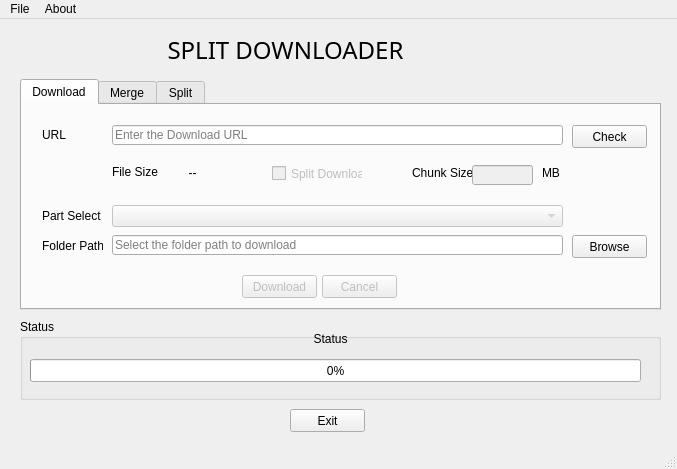
<?xml version="1.0" encoding="UTF-8"?>
<ui version="4.0">
 <class>SplitDownloader</class>
 <widget class="QMainWindow" name="SplitDownloader">
  <property name="enabled">
   <bool>true</bool>
  </property>
  <property name="geometry">
   <rect>
    <x>0</x>
    <y>0</y>
    <width>677</width>
    <height>469</height>
   </rect>
  </property>
  <property name="sizePolicy">
   <sizepolicy hsizetype="Fixed" vsizetype="Fixed">
    <horstretch>0</horstretch>
    <verstretch>0</verstretch>
   </sizepolicy>
  </property>
  <property name="windowTitle">
   <string>Split Downloader</string>
  </property>
  <property name="windowIcon">
   <iconset resource="../../../test/download/download.qrc">
    <normaloff>:/download.png/download.png</normaloff>:/download.png/download.png</iconset>
  </property>
  <property name="accessibleDescription">
   <string extracomment="Enter the Download URL"/>
  </property>
  <property name="autoFillBackground">
   <bool>false</bool>
  </property>
  <widget class="QWidget" name="centralwidget">
   <widget class="QGroupBox" name="groupbox_status">
    <property name="geometry">
     <rect>
      <x>20</x>
      <y>300</y>
      <width>641</width>
      <height>81</height>
     </rect>
    </property>
    <property name="title">
     <string>Status</string>
    </property>
    <widget class="QProgressBar" name="progressBar">
     <property name="geometry">
      <rect>
       <x>10</x>
       <y>40</y>
       <width>611</width>
       <height>23</height>
      </rect>
     </property>
     <property name="value">
      <number>0</number>
     </property>
    </widget>
    <widget class="QLabel" name="label_download_status">
     <property name="geometry">
      <rect>
       <x>70</x>
       <y>10</y>
       <width>481</width>
       <height>20</height>
      </rect>
     </property>
     <property name="layoutDirection">
      <enum>Qt::LeftToRight</enum>
     </property>
     <property name="text">
      <string>Status</string>
     </property>
     <property name="alignment">
      <set>Qt::AlignCenter</set>
     </property>
    </widget>
   </widget>
   <widget class="QPushButton" name="button_exit">
    <property name="geometry">
     <rect>
      <x>290</x>
      <y>390</y>
      <width>75</width>
      <height>23</height>
     </rect>
    </property>
    <property name="text">
     <string>Exit</string>
    </property>
   </widget>
   <widget class="QLabel" name="SplitDownloader_header">
    <property name="geometry">
     <rect>
      <x>110</x>
      <y>20</y>
      <width>351</width>
      <height>21</height>
     </rect>
    </property>
    <property name="font">
     <font>
      <family>Segoe Script</family>
      <pointsize>18</pointsize>
     </font>
    </property>
    <property name="text">
     <string>SPLIT DOWNLOADER</string>
    </property>
    <property name="alignment">
     <set>Qt::AlignCenter</set>
    </property>
   </widget>
   <widget class="QLabel" name="logo">
    <property name="geometry">
     <rect>
      <x>460</x>
      <y>10</y>
      <width>51</width>
      <height>41</height>
     </rect>
    </property>
    <property name="text">
     <string/>
    </property>
    <property name="pixmap">
     <pixmap resource="../../../test/download/download.qrc">:/download.png/download.png</pixmap>
    </property>
    <property name="scaledContents">
     <bool>true</bool>
    </property>
   </widget>
   <widget class="QTabWidget" name="Tab_MAIN">
    <property name="geometry">
     <rect>
      <x>20</x>
      <y>60</y>
      <width>641</width>
      <height>231</height>
     </rect>
    </property>
    <property name="autoFillBackground">
     <bool>true</bool>
    </property>
    <property name="styleSheet">
     <string notr="true"/>
    </property>
    <property name="currentIndex">
     <number>0</number>
    </property>
    <widget class="QWidget" name="tab_download">
     <attribute name="title">
      <string>Download</string>
     </attribute>
     <widget class="QPushButton" name="button_browse_download">
      <property name="geometry">
       <rect>
        <x>550</x>
        <y>130</y>
        <width>75</width>
        <height>23</height>
       </rect>
      </property>
      <property name="text">
       <string>Browse</string>
      </property>
     </widget>
     <widget class="QLabel" name="label_part_select">
      <property name="geometry">
       <rect>
        <x>20</x>
        <y>100</y>
        <width>61</width>
        <height>21</height>
       </rect>
      </property>
      <property name="text">
       <string>Part Select</string>
      </property>
     </widget>
     <widget class="QComboBox" name="combo_partselect">
      <property name="enabled">
       <bool>false</bool>
      </property>
      <property name="geometry">
       <rect>
        <x>90</x>
        <y>100</y>
        <width>451</width>
        <height>22</height>
       </rect>
      </property>
      <property name="editable">
       <bool>false</bool>
      </property>
     </widget>
     <widget class="QLabel" name="label_file_size_output">
      <property name="geometry">
       <rect>
        <x>140</x>
        <y>60</y>
        <width>61</width>
        <height>16</height>
       </rect>
      </property>
      <property name="text">
       <string>--</string>
      </property>
      <property name="alignment">
       <set>Qt::AlignCenter</set>
      </property>
     </widget>
     <widget class="QLabel" name="label_file_size">
      <property name="geometry">
       <rect>
        <x>90</x>
        <y>60</y>
        <width>47</width>
        <height>13</height>
       </rect>
      </property>
      <property name="text">
       <string>File Size :</string>
      </property>
     </widget>
     <widget class="QLabel" name="label_url">
      <property name="geometry">
       <rect>
        <x>20</x>
        <y>20</y>
        <width>51</width>
        <height>20</height>
       </rect>
      </property>
      <property name="text">
       <string>URL</string>
      </property>
     </widget>
     <widget class="QLabel" name="label_folder_path_download">
      <property name="geometry">
       <rect>
        <x>20</x>
        <y>130</y>
        <width>61</width>
        <height>21</height>
       </rect>
      </property>
      <property name="text">
       <string>Folder Path</string>
      </property>
     </widget>
     <widget class="QPushButton" name="button_url_check">
      <property name="geometry">
       <rect>
        <x>550</x>
        <y>20</y>
        <width>75</width>
        <height>23</height>
       </rect>
      </property>
      <property name="text">
       <string>Check</string>
      </property>
     </widget>
     <widget class="QPushButton" name="button_download">
      <property name="enabled">
       <bool>false</bool>
      </property>
      <property name="geometry">
       <rect>
        <x>220</x>
        <y>170</y>
        <width>75</width>
        <height>23</height>
       </rect>
      </property>
      <property name="styleSheet">
       <string notr="true"/>
      </property>
      <property name="text">
       <string>Download</string>
      </property>
     </widget>
     <widget class="QLabel" name="label_chunk_size">
      <property name="geometry">
       <rect>
        <x>390</x>
        <y>60</y>
        <width>61</width>
        <height>16</height>
       </rect>
      </property>
      <property name="text">
       <string>Chunk Size :</string>
      </property>
     </widget>
     <widget class="QLabel" name="label_MB">
      <property name="geometry">
       <rect>
        <x>520</x>
        <y>60</y>
        <width>21</width>
        <height>16</height>
       </rect>
      </property>
      <property name="text">
       <string>MB</string>
      </property>
     </widget>
     <widget class="QPushButton" name="button_cancel_download">
      <property name="enabled">
       <bool>false</bool>
      </property>
      <property name="geometry">
       <rect>
        <x>300</x>
        <y>170</y>
        <width>75</width>
        <height>23</height>
       </rect>
      </property>
      <property name="text">
       <string>Cancel</string>
      </property>
     </widget>
     <widget class="QLineEdit" name="url_line_edit">
      <property name="geometry">
       <rect>
        <x>90</x>
        <y>20</y>
        <width>451</width>
        <height>20</height>
       </rect>
      </property>
      <property name="placeholderText">
       <string>Enter the Download URL</string>
      </property>
     </widget>
     <widget class="QLineEdit" name="folder_download_line_edit">
      <property name="geometry">
       <rect>
        <x>90</x>
        <y>130</y>
        <width>451</width>
        <height>20</height>
       </rect>
      </property>
      <property name="placeholderText">
       <string>Select the folder path to download</string>
      </property>
     </widget>
     <widget class="QLineEdit" name="lineedit_chunk_size">
      <property name="enabled">
       <bool>false</bool>
      </property>
      <property name="geometry">
       <rect>
        <x>450</x>
        <y>60</y>
        <width>61</width>
        <height>20</height>
       </rect>
      </property>
     </widget>
     <widget class="QCheckBox" name="checkBox">
      <property name="enabled">
       <bool>false</bool>
      </property>
      <property name="geometry">
       <rect>
        <x>250</x>
        <y>60</y>
        <width>91</width>
        <height>17</height>
       </rect>
      </property>
      <property name="text">
       <string>Split Download</string>
      </property>
     </widget>
    </widget>
    <widget class="QWidget" name="tab_merge">
     <attribute name="title">
      <string>Merge</string>
     </attribute>
     <widget class="QPushButton" name="button_merge">
      <property name="enabled">
       <bool>true</bool>
      </property>
      <property name="geometry">
       <rect>
        <x>220</x>
        <y>160</y>
        <width>75</width>
        <height>23</height>
       </rect>
      </property>
      <property name="text">
       <string>Merge</string>
      </property>
     </widget>
     <widget class="QPushButton" name="button_browse_merge_path_merge">
      <property name="geometry">
       <rect>
        <x>550</x>
        <y>100</y>
        <width>75</width>
        <height>23</height>
       </rect>
      </property>
      <property name="text">
       <string>Browse</string>
      </property>
     </widget>
     <widget class="QLabel" name="label_merge_path_merge">
      <property name="geometry">
       <rect>
        <x>20</x>
        <y>100</y>
        <width>61</width>
        <height>16</height>
       </rect>
      </property>
      <property name="text">
       <string>Merge Path</string>
      </property>
     </widget>
     <widget class="QLabel" name="label_folder_path_merge_3">
      <property name="geometry">
       <rect>
        <x>20</x>
        <y>60</y>
        <width>61</width>
        <height>16</height>
       </rect>
      </property>
      <property name="text">
       <string> Folder Path</string>
      </property>
     </widget>
     <widget class="QPushButton" name="button_browse_folder_merge">
      <property name="geometry">
       <rect>
        <x>550</x>
        <y>60</y>
        <width>75</width>
        <height>23</height>
       </rect>
      </property>
      <property name="text">
       <string>Browse</string>
      </property>
     </widget>
     <widget class="QPushButton" name="button_cancel_merge">
      <property name="enabled">
       <bool>false</bool>
      </property>
      <property name="geometry">
       <rect>
        <x>300</x>
        <y>160</y>
        <width>75</width>
        <height>23</height>
       </rect>
      </property>
      <property name="text">
       <string>Cancel</string>
      </property>
     </widget>
     <widget class="QPushButton" name="button_browse_config_merge">
      <property name="geometry">
       <rect>
        <x>550</x>
        <y>20</y>
        <width>75</width>
        <height>23</height>
       </rect>
      </property>
      <property name="text">
       <string>Browse</string>
      </property>
     </widget>
     <widget class="QLabel" name="label_config_file_merge">
      <property name="geometry">
       <rect>
        <x>20</x>
        <y>20</y>
        <width>61</width>
        <height>16</height>
       </rect>
      </property>
      <property name="text">
       <string>Config File</string>
      </property>
     </widget>
     <widget class="QLineEdit" name="line_edit_config">
      <property name="geometry">
       <rect>
        <x>90</x>
        <y>20</y>
        <width>451</width>
        <height>20</height>
       </rect>
      </property>
      <property name="placeholderText">
       <string>Select the config file created by Downloader/Spltter</string>
      </property>
     </widget>
     <widget class="QLineEdit" name="line_edit_folder_merge">
      <property name="geometry">
       <rect>
        <x>90</x>
        <y>60</y>
        <width>451</width>
        <height>20</height>
       </rect>
      </property>
      <property name="placeholderText">
       <string>Select the folder that conatins the split files to merge (starting name should be 1,2,3)</string>
      </property>
     </widget>
     <widget class="QLineEdit" name="line_edit_merge_path_merge">
      <property name="geometry">
       <rect>
        <x>90</x>
        <y>100</y>
        <width>451</width>
        <height>20</height>
       </rect>
      </property>
      <property name="placeholderText">
       <string>Select the path to store the merge output</string>
      </property>
     </widget>
    </widget>
    <widget class="QWidget" name="tab_split">
     <attribute name="title">
      <string>Split</string>
     </attribute>
     <widget class="QPushButton" name="button_browse_file_pt_split">
      <property name="geometry">
       <rect>
        <x>550</x>
        <y>40</y>
        <width>75</width>
        <height>23</height>
       </rect>
      </property>
      <property name="text">
       <string>Browse</string>
      </property>
     </widget>
     <widget class="QPushButton" name="button_split">
      <property name="enabled">
       <bool>true</bool>
      </property>
      <property name="geometry">
       <rect>
        <x>220</x>
        <y>160</y>
        <width>75</width>
        <height>23</height>
       </rect>
      </property>
      <property name="text">
       <string>Split</string>
      </property>
     </widget>
     <widget class="QLabel" name="label_file_path_split">
      <property name="geometry">
       <rect>
        <x>20</x>
        <y>40</y>
        <width>61</width>
        <height>16</height>
       </rect>
      </property>
      <property name="text">
       <string>File Path</string>
      </property>
     </widget>
     <widget class="QPushButton" name="button_browse_out_pt_split">
      <property name="geometry">
       <rect>
        <x>550</x>
        <y>110</y>
        <width>75</width>
        <height>23</height>
       </rect>
      </property>
      <property name="text">
       <string>Browse</string>
      </property>
     </widget>
     <widget class="QLabel" name="label_out_path_split">
      <property name="geometry">
       <rect>
        <x>20</x>
        <y>110</y>
        <width>61</width>
        <height>16</height>
       </rect>
      </property>
      <property name="text">
       <string>Out Path</string>
      </property>
     </widget>
     <widget class="QPushButton" name="button_cancel_split">
      <property name="enabled">
       <bool>false</bool>
      </property>
      <property name="geometry">
       <rect>
        <x>300</x>
        <y>160</y>
        <width>75</width>
        <height>23</height>
       </rect>
      </property>
      <property name="text">
       <string>Cancel</string>
      </property>
     </widget>
     <widget class="QLineEdit" name="line_edit_file_path_split">
      <property name="geometry">
       <rect>
        <x>90</x>
        <y>40</y>
        <width>451</width>
        <height>20</height>
       </rect>
      </property>
      <property name="placeholderText">
       <string>Select the file to split</string>
      </property>
     </widget>
     <widget class="QLineEdit" name="line_edit_out_path_split">
      <property name="geometry">
       <rect>
        <x>90</x>
        <y>110</y>
        <width>451</width>
        <height>20</height>
       </rect>
      </property>
      <property name="placeholderText">
       <string>Select the output path to store the split files</string>
      </property>
     </widget>
     <widget class="QLabel" name="label_file_size_output_split">
      <property name="geometry">
       <rect>
        <x>140</x>
        <y>80</y>
        <width>61</width>
        <height>16</height>
       </rect>
      </property>
      <property name="text">
       <string>--</string>
      </property>
      <property name="alignment">
       <set>Qt::AlignCenter</set>
      </property>
     </widget>
     <widget class="QLabel" name="label_chunk_size_split">
      <property name="geometry">
       <rect>
        <x>380</x>
        <y>80</y>
        <width>61</width>
        <height>16</height>
       </rect>
      </property>
      <property name="text">
       <string>Chunk Size :</string>
      </property>
     </widget>
     <widget class="QLabel" name="label_file_size_split">
      <property name="geometry">
       <rect>
        <x>90</x>
        <y>80</y>
        <width>47</width>
        <height>13</height>
       </rect>
      </property>
      <property name="text">
       <string>File Size :</string>
      </property>
     </widget>
     <widget class="QLabel" name="label_MB_2">
      <property name="geometry">
       <rect>
        <x>510</x>
        <y>80</y>
        <width>21</width>
        <height>16</height>
       </rect>
      </property>
      <property name="text">
       <string>MB</string>
      </property>
     </widget>
     <widget class="QLineEdit" name="lineedit_chunk_size_split">
      <property name="enabled">
       <bool>false</bool>
      </property>
      <property name="geometry">
       <rect>
        <x>440</x>
        <y>80</y>
        <width>61</width>
        <height>20</height>
       </rect>
      </property>
     </widget>
    </widget>
   </widget>
  </widget>
  <widget class="QMenuBar" name="menubar">
   <property name="geometry">
    <rect>
     <x>0</x>
     <y>0</y>
     <width>677</width>
     <height>21</height>
    </rect>
   </property>
   <widget class="QMenu" name="menuFile">
    <property name="title">
     <string>File</string>
    </property>
    <addaction name="actionExit"/>
   </widget>
   <widget class="QMenu" name="menuAbout">
    <property name="title">
     <string>About</string>
    </property>
    <addaction name="actiongithub"/>
   </widget>
   <addaction name="menuFile"/>
   <addaction name="menuAbout"/>
  </widget>
  <widget class="QStatusBar" name="statusbar"/>
  <action name="actionExit">
   <property name="text">
    <string>Exit</string>
   </property>
  </action>
  <action name="actiongithub">
   <property name="text">
    <string>github-Askar</string>
   </property>
  </action>
 </widget>
 <resources>
  <include location="../../../test/download/download.qrc"/>
  <include location="C:/Users/test/download/download.qrc"/>
 </resources>
 <connections/>
</ui>
